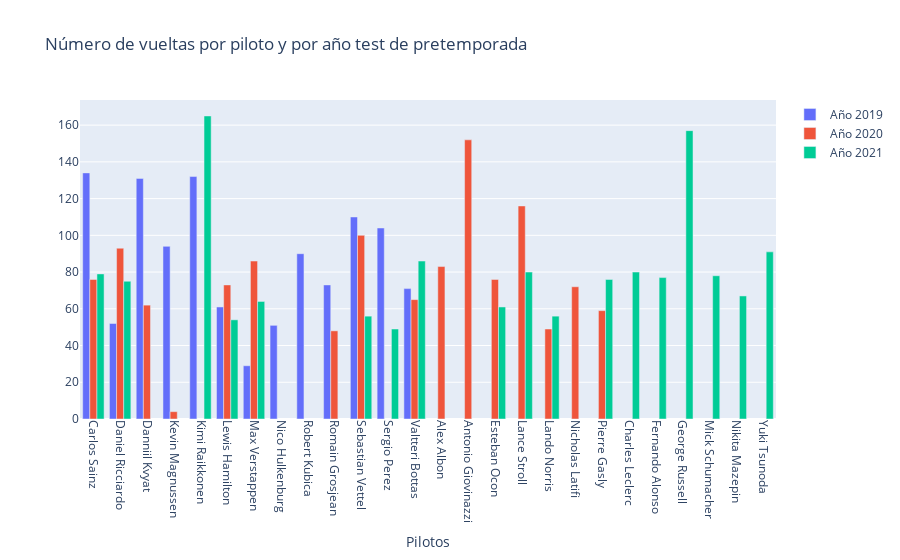

Here is the notebook cell this chart was saved with:
### Code cell
trace1 = {
  'x': vueltas_19.index,
  'y': vueltas_19['Laps'],
  'name': 'Año 2019',
  'type': 'bar'

};

trace2 = {
  'x': vueltas_20.index,
  'y': vueltas_20['Laps'],
  'name': 'Año 2020',
  'type': 'bar'
  
};

trace3 = {
  'x': vueltas_21.index,
  'y': vueltas_21['Laps'],
  'name': 'Año 2021',
  'type': 'bar'
  
};
data = [trace1,trace2,trace3];
layout = {
  'xaxis': {'title': 'Pilotos'},
  'title': 'Número de vueltas por piloto y por año test de pretemporada'
};
fig = go.Figure(data = data, layout = layout)
fig.update_xaxes(
        tickangle = 90)
iplot(fig)

### Figure 1 — Plotly figure (JSON) as saved in the notebook; plotly's stock layout.template omitted (floating-point values rounded to 4 significant figures)
{"data": [{"name": "Año 2019", "type": "bar", "x": ["Carlos Sainz", "Daniel Ricciardo", "Danniil Kvyat", "Kevin Magnussen", "Kimi Raikkonen", "Lewis Hamilton", "Max Verstappen", "Nico Hulkenburg", "Robert Kubica", "Romain Grosjean", "Sebastian Vettel", "Sergio Perez", "Valtteri Bottas"], "y": [134, 52, 131, 94, 132, 61, 29, 51, 90, 73, 110, 104, 71]}, {"name": "Año 2020", "type": "bar", "x": ["Alex Albon", "Antonio Giovinazzi", "Carlos Sainz", "Daniel Ricciardo", "Danniil Kvyat", "Esteban Ocon", "Kevin Magnussen", "Lance Stroll", "Lando Norris", "Lewis Hamilton", "Max Verstappen", "Nicholas Latifi", "Pierre Gasly", "Romain Grosjean", "Sebastian Vettel", "Valtteri Bottas"], "y": [83, 152, 76, 93, 62, 76, 4, 116, 49, 73, 86, 72, 59, 48, 100, 65]}, {"name": "Año 2021", "type": "bar", "x": ["Carlos Sainz", "Charles Leclerc", "Daniel Ricciardo", "Esteban Ocon", "Fernando Alonso", "George Russell", "Kimi Raikkonen", "Lance Stroll", "Lando Norris", "Lewis Hamilton", "Max Verstappen", "Mick Schumacher", "Nikita Mazepin", "Pierre Gasly", "Sebastian Vettel", "Sergio Perez", "Valtteri Bottas", "Yuki Tsunoda"], "y": [79, 80, 75, 61, 77, 157, 165, 80, 56, 54, 64, 78, 67, 76, 56, 49, 86, 91]}], "layout": {"title": {"text": "Número de vueltas por piloto y por año test de pretemporada"}, "xaxis": {"tickangle": 90, "title": {"text": "Pilotos"}}}}
